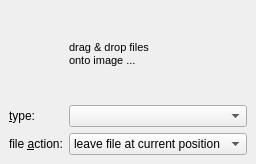
<?xml version="1.0" encoding="UTF-8"?>
<ui version="4.0">
 <class>PDFDropDockWidget</class>
 <widget class="QDockWidget" name="PDFDropDockWidget">
  <property name="geometry">
   <rect>
    <x>0</x>
    <y>0</y>
    <width>256</width>
    <height>164</height>
   </rect>
  </property>
  <property name="windowIcon">
   <iconset resource="filetools.qrc">
    <normaloff>:/pdftools/menuicon.png</normaloff>:/pdftools/menuicon.png</iconset>
  </property>
  <property name="windowTitle">
   <string>PDF Import</string>
  </property>
  <widget class="QWidget" name="dockWidgetContents">
   <layout class="QGridLayout" name="gridLayout" rowstretch="1,0,0" columnstretch="0,0">
    <item row="0" column="0">
     <widget class="QLabel" name="label">
      <property name="text">
       <string/>
      </property>
      <property name="pixmap">
       <pixmap resource="filetools.qrc">:/filetools/files_targetlogo.png</pixmap>
      </property>
     </widget>
    </item>
    <item row="0" column="1">
     <widget class="QLabel" name="label_2">
      <property name="text">
       <string>&lt;!DOCTYPE HTML PUBLIC &quot;-//W3C//DTD HTML 4.0//EN&quot; &quot;http://www.w3.org/TR/REC-html40/strict.dtd&quot;&gt;
&lt;html&gt;&lt;head&gt;&lt;meta name=&quot;qrichtext&quot; content=&quot;1&quot; /&gt;&lt;style type=&quot;text/css&quot;&gt;
p, li { white-space: pre-wrap; }
&lt;/style&gt;&lt;/head&gt;&lt;body style=&quot; font-family:'MS Shell Dlg 2'; font-size:8.25pt; font-weight:400; font-style:normal;&quot;&gt;
&lt;p style=&quot; margin-top:0px; margin-bottom:0px; margin-left:0px; margin-right:0px; -qt-block-indent:0; text-indent:0px;&quot;&gt;drag &amp;amp; drop files&lt;br /&gt;onto image ...&lt;/p&gt;&lt;/body&gt;&lt;/html&gt;</string>
      </property>
     </widget>
    </item>
    <item row="1" column="0">
     <widget class="QLabel" name="label_3">
      <property name="text">
       <string>&amp;type:</string>
      </property>
      <property name="buddy">
       <cstring>cmbType</cstring>
      </property>
     </widget>
    </item>
    <item row="1" column="1">
     <widget class="QComboBox" name="cmbType"/>
    </item>
    <item row="2" column="0">
     <widget class="QLabel" name="label_4">
      <property name="text">
       <string>file &amp;action:</string>
      </property>
      <property name="buddy">
       <cstring>cmbFileAction</cstring>
      </property>
     </widget>
    </item>
    <item row="2" column="1">
     <widget class="QComboBox" name="cmbFileAction">
      <item>
       <property name="text">
        <string>leave file at current position</string>
       </property>
      </item>
      <item>
       <property name="text">
        <string>copy file to DB directory</string>
       </property>
      </item>
      <item>
       <property name="text">
        <string>move file to DB directory</string>
       </property>
      </item>
     </widget>
    </item>
   </layout>
  </widget>
 </widget>
 <resources>
  <include location="filetools.qrc"/>
 </resources>
 <connections/>
 <slots>
  <slot>typeWidgetChanged(int)</slot>
 </slots>
</ui>
